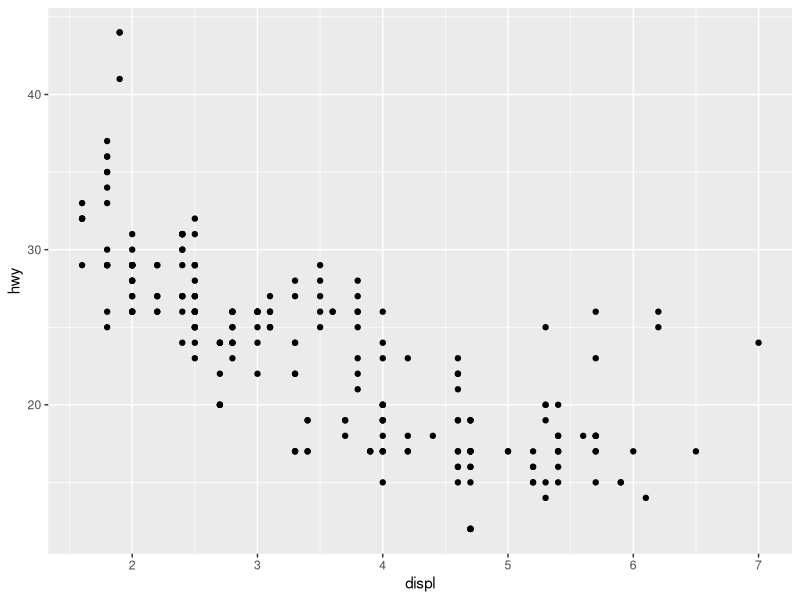
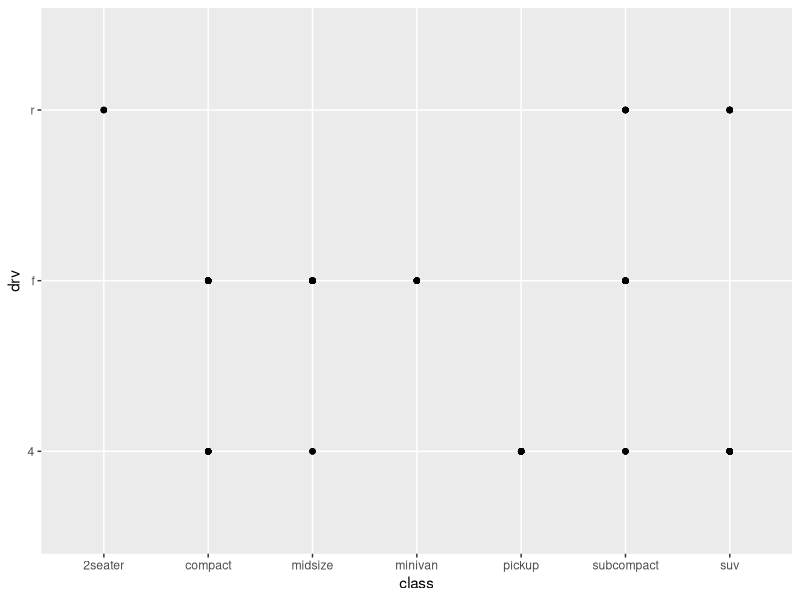

These charts were generated, in order, by the following R code:
## ---- chunk 1
knitr::opts_chunk$set(echo = TRUE)
## ---- chunk 2
library(tidyverse)
summary(mpg)
str(mpg)

## ---- chunk 3

  ggplot(data=mpg) + 
    geom_point(mapping = aes(x=displ, y=hwy))

## ---- chunk 4
# So, lets explore another dataset of cars
str(mtcars)

# We will make some scatterplots in order to show the importance to use nominal values and do not use categorical features. 

ggplot (data = mpg) + geom_point(mapping =aes(x=class, y=drv))

